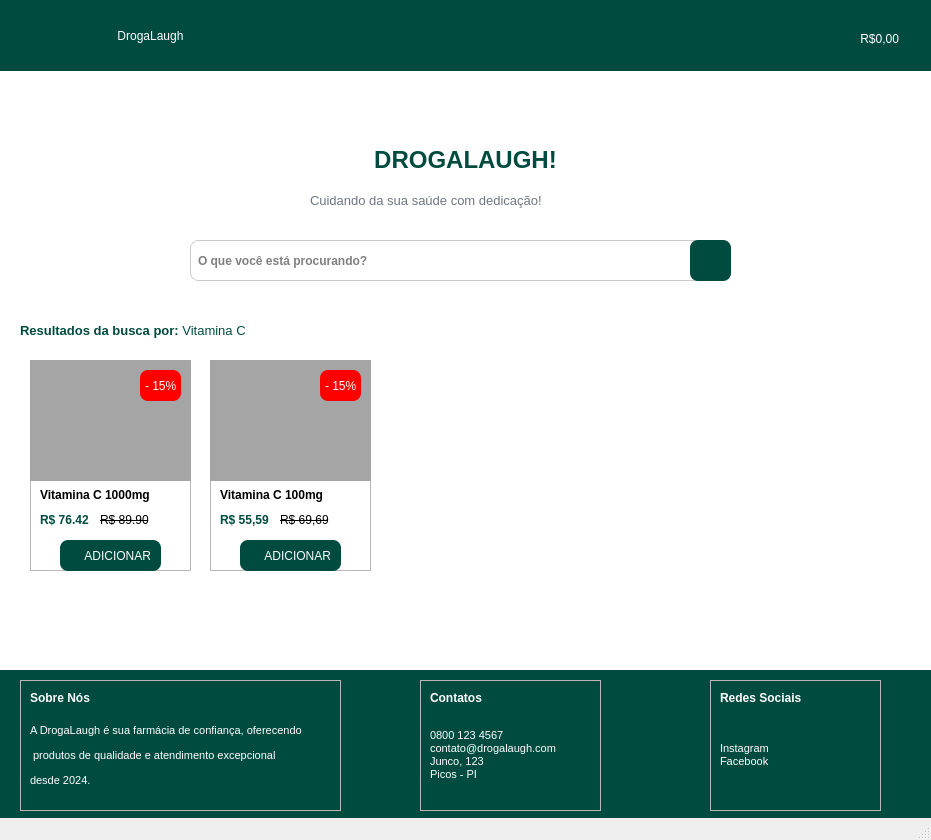
 <widget class="QMainWindow" name="MainWindow">
  <property name="geometry">
   <rect>
    <x>0</x>
    <y>0</y>
    <width>931</width>
    <height>840</height>
   </rect>
  </property>
  <property name="windowTitle">
   <string>MainWindow</string>
  </property>
  <widget class="QWidget" name="centralwidget">
   <widget class="QLabel" name="logo">
    <property name="geometry">
     <rect>
      <x>10</x>
      <y>0</y>
      <width>61</width>
      <height>71</height>
     </rect>
    </property>
    <property name="styleSheet">
     <string notr="true">image:url(:/images/images/logofolha.png)</string>
    </property>
    <property name="text">
     <string/>
    </property>
   </widget>
   <widget class="QLabel" name="label_2">
    <property name="geometry">
     <rect>
      <x>0</x>
      <y>0</y>
      <width>931</width>
      <height>71</height>
     </rect>
    </property>
    <property name="styleSheet">
     <string notr="true">background-color: rgb(0, 75, 63);


</string>
    </property>
    <property name="text">
     <string/>
    </property>
   </widget>
   <widget class="QLabel" name="labelBemvindo">
    <property name="geometry">
     <rect>
      <x>70</x>
      <y>80</y>
      <width>791</width>
      <height>161</height>
     </rect>
    </property>
    <property name="whatsThis">
     <string>&lt;html&gt;&lt;head/&gt;&lt;body&gt;&lt;p align=&quot;center&quot;&gt;&lt;br/&gt;&lt;/p&gt;&lt;/body&gt;&lt;/html&gt;</string>
    </property>
    <property name="styleSheet">
     <string notr="true">font: 75 18pt &quot;MS Shell Dlg 2&quot;;
</string>
    </property>
    <property name="text">
     <string>&lt;!DOCTYPE HTML PUBLIC &quot;-//W3C//DTD HTML 4.0//EN&quot; &quot;http://www.w3.org/TR/REC-html40/strict.dtd&quot;&gt;
&lt;html&gt;&lt;head&gt;&lt;meta name=&quot;qrichtext&quot; content=&quot;1&quot; /&gt;&lt;style type=&quot;text/css&quot;&gt;
p, li { white-space: pre-wrap; }
&lt;/style&gt;&lt;/head&gt;&lt;body style=&quot; font-family:'MS Shell Dlg 2'; font-size:18pt; font-weight:72; font-style:normal;&quot;&gt;
&lt;p align=&quot;center&quot; style=&quot; margin-top:12px; margin-bottom:12px; margin-left:0px; margin-right:0px; -qt-block-indent:0; text-indent:0px;&quot;&gt;&lt;span style=&quot; font-weight:600; color:#004b3f;&quot;&gt;DROGALAUGH!&lt;/span&gt;&lt;/p&gt;&lt;/body&gt;&lt;/html&gt;</string>
    </property>
   </widget>
   <widget class="QLineEdit" name="LineBuscar">
    <property name="geometry">
     <rect>
      <x>190</x>
      <y>240</y>
      <width>541</width>
      <height>41</height>
     </rect>
    </property>
    <property name="font">
     <font>
      <family>MS Shell Dlg 2</family>
      <pointsize>9</pointsize>
      <weight>75</weight>
      <bold>true</bold>
     </font>
    </property>
    <property name="cursor">
     <cursorShape>IBeamCursor</cursorShape>
    </property>
    <property name="toolTip">
     <string>&lt;html&gt;&lt;head/&gt;&lt;body&gt;&lt;p&gt;&lt;img src=&quot;:/images/images/lupa.png&quot;/&gt;&lt;/p&gt;&lt;/body&gt;&lt;/html&gt;</string>
    </property>
    <property name="whatsThis">
     <string>&lt;html&gt;&lt;head/&gt;&lt;body&gt;&lt;p&gt;&lt;img src=&quot;:/images/images/lupa.png&quot;/&gt;&lt;/p&gt;&lt;/body&gt;&lt;/html&gt;</string>
    </property>
    <property name="styleSheet">
     <string notr="true">QLineEdit {
 border: 1px solid #CCCCCC;
border-radius: 8px;
padding: 5px;
}

QLineEdit ::focus {
	background-color: rgb(0, 75, 63);
}</string>
    </property>
    <property name="frame">
     <bool>true</bool>
    </property>
    <property name="placeholderText">
     <string>O que você está procurando?</string>
    </property>
    <property name="clearButtonEnabled">
     <bool>false</bool>
    </property>
   </widget>
   <widget class="QLabel" name="label_7">
    <property name="geometry">
     <rect>
      <x>20</x>
      <y>310</y>
      <width>311</width>
      <height>41</height>
     </rect>
    </property>
    <property name="text">
     <string>&lt;html&gt;&lt;head/&gt;&lt;body&gt;&lt;p&gt;&lt;span style=&quot; font-size:10pt; font-weight:600; color:#004b3f;&quot;&gt;Resultados da busca por: &lt;/span&gt;&lt;span style=&quot; font-size:10pt; color:#004b3f;&quot;&gt;Vitamina C&lt;/span&gt;&lt;/p&gt;&lt;/body&gt;&lt;/html&gt;</string>
    </property>
   </widget>
   <widget class="QLabel" name="label_8">
    <property name="geometry">
     <rect>
      <x>0</x>
      <y>670</y>
      <width>931</width>
      <height>161</height>
     </rect>
    </property>
    <property name="styleSheet">
     <string notr="true">background-color: rgb(0, 75, 63);


</string>
    </property>
    <property name="text">
     <string/>
    </property>
   </widget>
   <widget class="QLabel" name="label_3">
    <property name="geometry">
     <rect>
      <x>0</x>
      <y>70</y>
      <width>931</width>
      <height>601</height>
     </rect>
    </property>
    <property name="styleSheet">
     <string notr="true">
background-color: rgb(255, 255, 255);</string>
    </property>
    <property name="text">
     <string/>
    </property>
   </widget>
   <widget class="QLabel" name="labelFrase">
    <property name="geometry">
     <rect>
      <x>310</x>
      <y>190</y>
      <width>301</width>
      <height>21</height>
     </rect>
    </property>
    <property name="styleSheet">
     <string notr="true">font: 75 8pt &quot;MS Shell Dlg 2&quot;;
color:#6E7683;</string>
    </property>
    <property name="text">
     <string>&lt;html&gt;&lt;head/&gt;&lt;body&gt;&lt;p&gt;&lt;span style=&quot; font-size:10pt; font-weight:400;&quot;&gt;Cuidando da sua saúde com dedicação!&lt;/span&gt;&lt;/p&gt;&lt;/body&gt;&lt;/html&gt;</string>
    </property>
   </widget>
   <widget class="QPushButton" name="nomeLogo">
    <property name="geometry">
     <rect>
      <x>60</x>
      <y>10</y>
      <width>181</width>
      <height>51</height>
     </rect>
    </property>
    <property name="whatsThis">
     <string>&lt;html&gt;&lt;head/&gt;&lt;body&gt;&lt;p align=&quot;right&quot;&gt;&lt;br/&gt;&lt;/p&gt;&lt;/body&gt;&lt;/html&gt;</string>
    </property>
    <property name="styleSheet">
     <string notr="true">
QPushButton {  
    background-color: rgb(0, 75, 63);
   font: 15pt &quot;Cooper Black&quot;;
    color: rgb(255, 255, 255); /* Cor do texto */
    border-radius: 8px; /* Bordas arredondadas */
    padding: 10px; /* Padding interno (topo, direita, fundo, esquerda) */
    
       
}

QPushButton:pressed{
background-color: rgb(0, 75, 63);
   font: 15pt &quot;Cooper Black&quot;;
    color: rgb(255, 255, 255); /* Cor do texto */
    border-radius: 8px; /* Bordas arredondadas */
    padding: 10px; /* Padding interno (topo, direita, fundo, esquerda) */
   
border: 1px solid #CCCCCC;
box-shadow: 0px 4px 6px rgba(0, 0, 0, 0.1); /* Sombra leve */
background-color: #D6D6D6; /* Fundo mais escuro */
   
    transform: translateY(2px); /* Deslocamento para baixo */
   
}


</string>
    </property>
    <property name="text">
     <string>DrogaLaugh</string>
    </property>
   </widget>
   <widget class="QPushButton" name="botaoBuscar">
    <property name="geometry">
     <rect>
      <x>690</x>
      <y>240</y>
      <width>41</width>
      <height>41</height>
     </rect>
    </property>
    <property name="whatsThis">
     <string>&lt;html&gt;&lt;head/&gt;&lt;body&gt;&lt;p align=&quot;right&quot;&gt;&lt;br/&gt;&lt;/p&gt;&lt;/body&gt;&lt;/html&gt;</string>
    </property>
    <property name="styleSheet">
     <string notr="true">QPushButton {  
    background-color: rgb(0, 75, 63);
     border-radius: 8px; /* Bordas arredondadas */
    padding: 10px; /* Padding interno (topo, direita, fundo, esquerda) */
    image: url(:/images/images/lupa-arredondada.png); /* Caminho da imagem */
	  
}

QPushButton:hover{
  background-color: #E5E5E5;
   
    border-radius: 8px; /* Bordas arredondadas */
    padding: 10px; /* Padding interno (topo, direita, fundo, esquerda) */
    image: url(:/images/images/lupa-arredondada.png); /* Caminho da imagem */
	
border: 1px solid #CCCCCC;
box-shadow: 0px 4px 6px rgba(0, 0, 0, 0.1); /* Sombra leve */
}
QPushButton:pressed{
background-color: #E5E5E5;
    
    border-radius: 8px; /* Bordas arredondadas */
    padding: 10px; /* Padding interno (topo, direita, fundo, esquerda) */
    image: url(:/images/images/lupa-arredondada.png); /* Caminho da imagem */
	
border: 1px solid #CCCCCC;
box-shadow: 0px 4px 6px rgba(0, 0, 0, 0.1); /* Sombra leve */
background-color: #D6D6D6; /* Fundo mais escuro */
    box-shadow: 0px 2px 3px rgba(0, 0, 0, 0.2); /* Menor sombra */
    transform: translateY(2px); /* Deslocamento para baixo */
    border: 1px solid #AAAAAA; /* Borda mais escura */
}


</string>
    </property>
    <property name="text">
     <string/>
    </property>
   </widget>
   <widget class="QFrame" name="frame">
    <property name="geometry">
     <rect>
      <x>30</x>
      <y>360</y>
      <width>161</width>
      <height>211</height>
     </rect>
    </property>
    <property name="frameShape">
     <enum>QFrame::StyledPanel</enum>
    </property>
    <property name="frameShadow">
     <enum>QFrame::Raised</enum>
    </property>
    <widget class="QLabel" name="label">
     <property name="geometry">
      <rect>
       <x>0</x>
       <y>0</y>
       <width>161</width>
       <height>121</height>
      </rect>
     </property>
     <property name="styleSheet">
      <string notr="true">background-color: rgb(165, 165, 165);
border-color: rgb(0, 0, 0);</string>
     </property>
     <property name="text">
      <string/>
     </property>
    </widget>
    <widget class="QLabel" name="label_6">
     <property name="geometry">
      <rect>
       <x>110</x>
       <y>10</y>
       <width>41</width>
       <height>31</height>
      </rect>
     </property>
     <property name="styleSheet">
      <string notr="true">border-radius: 8px;
background-color: rgb(255, 0, 0);
font: 75 8pt &quot;MS Shell Dlg 2&quot;;
color: rgb(255, 255, 255);
padding:2px;</string>
     </property>
     <property name="text">
      <string>- 15%</string>
     </property>
    </widget>
    <widget class="QLabel" name="label_5">
     <property name="geometry">
      <rect>
       <x>10</x>
       <y>120</y>
       <width>131</width>
       <height>31</height>
      </rect>
     </property>
     <property name="text">
      <string>&lt;html&gt;&lt;head/&gt;&lt;body&gt;&lt;p&gt;&lt;span style=&quot; font-weight:600;&quot;&gt;Vitamina C 1000mg&lt;/span&gt;&lt;/p&gt;&lt;/body&gt;&lt;/html&gt;</string>
     </property>
    </widget>
    <widget class="QLabel" name="label_9">
     <property name="geometry">
      <rect>
       <x>10</x>
       <y>150</y>
       <width>101</width>
       <height>21</height>
      </rect>
     </property>
     <property name="styleSheet">
      <string notr="true">font: 75 8pt &quot;MS Shell Dlg 2&quot;;
color:rgb(0, 75, 63)</string>
     </property>
     <property name="text">
      <string>&lt;html&gt;&lt;head/&gt;&lt;body&gt;&lt;p&gt;&lt;span style=&quot; font-weight:600;&quot;&gt;R$ 76.42 &lt;/span&gt;&lt;/p&gt;&lt;/body&gt;&lt;/html&gt;</string>
     </property>
    </widget>
    <widget class="QLabel" name="label_10">
     <property name="geometry">
      <rect>
       <x>70</x>
       <y>150</y>
       <width>55</width>
       <height>21</height>
      </rect>
     </property>
     <property name="styleSheet">
      <string notr="true">font: 6pt &quot;MS Shell Dlg 2&quot;;
text-decoration: line-through;</string>
     </property>
     <property name="text">
      <string>&lt;html&gt;&lt;head/&gt;&lt;body&gt;&lt;p&gt;R$ 89.90&lt;/p&gt;&lt;/body&gt;&lt;/html&gt;</string>
     </property>
    </widget>
    <widget class="QPushButton" name="BotaoAddCesta">
     <property name="geometry">
      <rect>
       <x>30</x>
       <y>180</y>
       <width>101</width>
       <height>31</height>
      </rect>
     </property>
     <property name="styleSheet">
      <string notr="true">QPushButton {  
    background-color: rgb(0, 75, 63);
    font: 75 7pt &quot;MS Shell Dlg 2&quot;;
    color: rgb(255, 255, 255); /* Cor do texto */
    border-radius: 8px; /* Bordas arredondadas */
    padding: 10px; /* Padding interno (topo, direita, fundo, esquerda) */
    image: url(:/images/images/001-shopping-basket.png); /* Caminho da imagem */
	image-position:left;   
    text-align: right; /* Centraliza o texto */    
}

QPushButton:hover{
  background-color: #E5E5E5;
    font: 75 7pt &quot;MS Shell Dlg 2&quot;;
    color: rgb(255, 255, 255); /* Cor do texto */
    border-radius: 8px; /* Bordas arredondadas */
    padding: 10px; /* Padding interno (topo, direita, fundo, esquerda) */
    image: url(:/images/images/001-shopping-basket.png); /* Caminho da imagem */
	image-position:left;   
    text-align: right; /* Centraliza o texto */
border: 1px solid #CCCCCC;
box-shadow: 0px 4px 6px rgba(0, 0, 0, 0.1); /* Sombra leve */
}
QPushButton:pressed{
background-color: #E5E5E5;
    font: 75 7pt &quot;MS Shell Dlg 2&quot;;
    color: rgb(255, 255, 255); /* Cor do texto */
    border-radius: 8px; /* Bordas arredondadas */
    padding: 10px; /* Padding interno (topo, direita, fundo, esquerda) */
    image: url(:/images/images/001-shopping-basket.png); /* Caminho da imagem */
	image-position:left;   
    text-align: right; /* Centraliza o texto */
border: 1px solid #CCCCCC;
box-shadow: 0px 4px 6px rgba(0, 0, 0, 0.1); /* Sombra leve */
background-color: #D6D6D6; /* Fundo mais escuro */
    box-shadow: 0px 2px 3px rgba(0, 0, 0, 0.2); /* Menor sombra */
    transform: translateY(2px); /* Deslocamento para baixo */
    border: 1px solid #AAAAAA; /* Borda mais escura */
}


</string>
     </property>
     <property name="text">
      <string>ADICIONAR</string>
     </property>
    </widget>
   </widget>
   <widget class="QFrame" name="frame_2">
    <property name="geometry">
     <rect>
      <x>210</x>
      <y>360</y>
      <width>161</width>
      <height>211</height>
     </rect>
    </property>
    <property name="frameShape">
     <enum>QFrame::StyledPanel</enum>
    </property>
    <property name="frameShadow">
     <enum>QFrame::Raised</enum>
    </property>
    <widget class="QLabel" name="label_11">
     <property name="geometry">
      <rect>
       <x>110</x>
       <y>10</y>
       <width>41</width>
       <height>31</height>
      </rect>
     </property>
     <property name="styleSheet">
      <string notr="true">border-radius: 8px;
background-color: rgb(255, 0, 0);
font: 75 8pt &quot;MS Shell Dlg 2&quot;;
color: rgb(255, 255, 255);
padding:2px;</string>
     </property>
     <property name="text">
      <string>- 15%</string>
     </property>
    </widget>
    <widget class="QLabel" name="label_12">
     <property name="geometry">
      <rect>
       <x>10</x>
       <y>120</y>
       <width>131</width>
       <height>31</height>
      </rect>
     </property>
     <property name="text">
      <string>&lt;html&gt;&lt;head/&gt;&lt;body&gt;&lt;p&gt;&lt;span style=&quot; font-weight:600;&quot;&gt;Vitamina C 100mg&lt;/span&gt;&lt;/p&gt;&lt;/body&gt;&lt;/html&gt;</string>
     </property>
    </widget>
    <widget class="QLabel" name="label_13">
     <property name="geometry">
      <rect>
       <x>10</x>
       <y>150</y>
       <width>101</width>
       <height>21</height>
      </rect>
     </property>
     <property name="styleSheet">
      <string notr="true">font: 75 8pt &quot;MS Shell Dlg 2&quot;;
color:rgb(0, 75, 63)</string>
     </property>
     <property name="text">
      <string>&lt;html&gt;&lt;head/&gt;&lt;body&gt;&lt;p&gt;&lt;span style=&quot; font-weight:600;&quot;&gt;R$ 55,59&lt;/span&gt;&lt;/p&gt;&lt;/body&gt;&lt;/html&gt;</string>
     </property>
    </widget>
    <widget class="QLabel" name="label_14">
     <property name="geometry">
      <rect>
       <x>70</x>
       <y>150</y>
       <width>55</width>
       <height>21</height>
      </rect>
     </property>
     <property name="styleSheet">
      <string notr="true">font: 6pt &quot;MS Shell Dlg 2&quot;;
text-decoration: line-through;</string>
     </property>
     <property name="text">
      <string>&lt;html&gt;&lt;head/&gt;&lt;body&gt;&lt;p&gt;R$ 69,69&lt;/p&gt;&lt;/body&gt;&lt;/html&gt;</string>
     </property>
    </widget>
    <widget class="QPushButton" name="BotaoAddCesta_2">
     <property name="geometry">
      <rect>
       <x>30</x>
       <y>180</y>
       <width>101</width>
       <height>31</height>
      </rect>
     </property>
     <property name="styleSheet">
      <string notr="true">QPushButton {  
    background-color: rgb(0, 75, 63);
    font: 75 7pt &quot;MS Shell Dlg 2&quot;;
    color: rgb(255, 255, 255); /* Cor do texto */
    border-radius: 8px; /* Bordas arredondadas */
    padding: 10px; /* Padding interno (topo, direita, fundo, esquerda) */
    image: url(:/images/images/001-shopping-basket.png); /* Caminho da imagem */
	image-position:left;   
    text-align: right; /* Centraliza o texto */    
}

QPushButton:hover{
  background-color: #E5E5E5;
    font: 75 7pt &quot;MS Shell Dlg 2&quot;;
    color: rgb(255, 255, 255); /* Cor do texto */
    border-radius: 8px; /* Bordas arredondadas */
    padding: 10px; /* Padding interno (topo, direita, fundo, esquerda) */
    image: url(:/images/images/001-shopping-basket.png); /* Caminho da imagem */
	image-position:left;   
    text-align: right; /* Centraliza o texto */
border: 1px solid #CCCCCC;
box-shadow: 0px 4px 6px rgba(0, 0, 0, 0.1); /* Sombra leve */
}
QPushButton:pressed{
background-color: #E5E5E5;
    font: 75 7pt &quot;MS Shell Dlg 2&quot;;
    color: rgb(255, 255, 255); /* Cor do texto */
    border-radius: 8px; /* Bordas arredondadas */
    padding: 10px; /* Padding interno (topo, direita, fundo, esquerda) */
    image: url(:/images/images/001-shopping-basket.png); /* Caminho da imagem */
	image-position:left;   
    text-align: right; /* Centraliza o texto */
border: 1px solid #CCCCCC;
box-shadow: 0px 4px 6px rgba(0, 0, 0, 0.1); /* Sombra leve */
background-color: #D6D6D6; /* Fundo mais escuro */
    box-shadow: 0px 2px 3px rgba(0, 0, 0, 0.2); /* Menor sombra */
    transform: translateY(2px); /* Deslocamento para baixo */
    border: 1px solid #AAAAAA; /* Borda mais escura */
}


</string>
     </property>
     <property name="text">
      <string>ADICIONAR</string>
     </property>
    </widget>
    <widget class="QLabel" name="label_4">
     <property name="geometry">
      <rect>
       <x>0</x>
       <y>0</y>
       <width>161</width>
       <height>121</height>
      </rect>
     </property>
     <property name="styleSheet">
      <string notr="true">background-color: rgb(165, 165, 165);
border-color: rgb(0, 0, 0);</string>
     </property>
     <property name="text">
      <string/>
     </property>
    </widget>
    <zorder>label_4</zorder>
    <zorder>BotaoAddCesta_2</zorder>
    <zorder>label_11</zorder>
    <zorder>label_12</zorder>
    <zorder>label_13</zorder>
    <zorder>label_14</zorder>
   </widget>
   <widget class="QPushButton" name="botaoCesta">
    <property name="geometry">
     <rect>
      <x>818</x>
      <y>20</y>
      <width>91</width>
      <height>38</height>
     </rect>
    </property>
    <property name="whatsThis">
     <string>&lt;html&gt;&lt;head/&gt;&lt;body&gt;&lt;p align=&quot;right&quot;&gt;&lt;br/&gt;&lt;/p&gt;&lt;/body&gt;&lt;/html&gt;</string>
    </property>
    <property name="styleSheet">
     <string notr="true">QPushButton {  
    background-color: rgb(0, 75, 63);
    font: 75 9pt &quot;MS Shell Dlg 2&quot;;
    color: rgb(255, 255, 255); /* Cor do texto */
    border-radius: 8px; /* Bordas arredondadas */
    padding: 10px; /* Padding interno (topo, direita, fundo, esquerda) */
    image: url(:/images/images/001-shopping-basket.png); /* Caminho da imagem */
	image-position:left;   
    text-align: right; /* Centraliza o texto */    
}

QPushButton:hover{
  background-color: #E5E5E5;
    font: 75 9pt &quot;MS Shell Dlg 2&quot;;
    color: rgb(255, 255, 255); /* Cor do texto */
    border-radius: 8px; /* Bordas arredondadas */
    padding: 10px; /* Padding interno (topo, direita, fundo, esquerda) */
    image: url(:/images/images/001-shopping-basket.png); /* Caminho da imagem */
	image-position:left;   
    text-align: right; /* Centraliza o texto */
border: 1px solid #CCCCCC;
box-shadow: 0px 4px 6px rgba(0, 0, 0, 0.1); /* Sombra leve */
}
QPushButton:pressed{
background-color: #E5E5E5;
    font: 75 9pt &quot;MS Shell Dlg 2&quot;;
    color: rgb(255, 255, 255); /* Cor do texto */
    border-radius: 8px; /* Bordas arredondadas */
    padding: 10px; /* Padding interno (topo, direita, fundo, esquerda) */
    image: url(:/images/images/001-shopping-basket.png); /* Caminho da imagem */
	image-position:left;   
    text-align: right; /* Centraliza o texto */
border: 1px solid #CCCCCC;
box-shadow: 0px 4px 6px rgba(0, 0, 0, 0.1); /* Sombra leve */
background-color: #D6D6D6; /* Fundo mais escuro */
    box-shadow: 0px 2px 3px rgba(0, 0, 0, 0.2); /* Menor sombra */
    transform: translateY(2px); /* Deslocamento para baixo */
    border: 1px solid #AAAAAA; /* Borda mais escura */
}


</string>
    </property>
    <property name="text">
     <string>R$0,00</string>
    </property>
   </widget>
   <widget class="QFrame" name="frame_5">
    <property name="geometry">
     <rect>
      <x>20</x>
      <y>680</y>
      <width>321</width>
      <height>131</height>
     </rect>
    </property>
    <property name="frameShape">
     <enum>QFrame::StyledPanel</enum>
    </property>
    <property name="frameShadow">
     <enum>QFrame::Raised</enum>
    </property>
    <widget class="QLabel" name="label_25">
     <property name="geometry">
      <rect>
       <x>10</x>
       <y>10</y>
       <width>91</width>
       <height>16</height>
      </rect>
     </property>
     <property name="text">
      <string>&lt;html&gt;&lt;head/&gt;&lt;body&gt;&lt;p&gt;&lt;span style=&quot; font-size:9pt; font-weight:600; color:#ffffff;&quot;&gt;Sobre Nós&lt;/span&gt;&lt;/p&gt;&lt;/body&gt;&lt;/html&gt;</string>
     </property>
    </widget>
    <widget class="QLabel" name="label_26">
     <property name="geometry">
      <rect>
       <x>10</x>
       <y>30</y>
       <width>301</width>
       <height>91</height>
      </rect>
     </property>
     <property name="text">
      <string>&lt;!DOCTYPE HTML PUBLIC &quot;-//W3C//DTD HTML 4.0//EN&quot; &quot;http://www.w3.org/TR/REC-html40/strict.dtd&quot;&gt;
&lt;html&gt;&lt;head&gt;&lt;meta name=&quot;qrichtext&quot; content=&quot;1&quot; /&gt;&lt;style type=&quot;text/css&quot;&gt;
p, li { white-space: pre-wrap; }
&lt;/style&gt;&lt;/head&gt;&lt;body style=&quot; font-family:'MS Shell Dlg 2'; font-size:8pt; font-weight:400; font-style:normal;&quot;&gt;
&lt;p style=&quot; margin-top:12px; margin-bottom:12px; margin-left:0px; margin-right:0px; -qt-block-indent:0; text-indent:0px;&quot;&gt;&lt;span style=&quot; color:#ffffff;&quot;&gt;A DrogaLaugh é sua farmácia de confiança, oferecendo&lt;/span&gt;&lt;/p&gt;
&lt;p style=&quot; margin-top:12px; margin-bottom:12px; margin-left:0px; margin-right:0px; -qt-block-indent:0; text-indent:0px;&quot;&gt;&lt;span style=&quot; color:#ffffff;&quot;&gt; produtos de qualidade e atendimento excepcional &lt;/span&gt;&lt;/p&gt;
&lt;p style=&quot; margin-top:12px; margin-bottom:12px; margin-left:0px; margin-right:0px; -qt-block-indent:0; text-indent:0px;&quot;&gt;&lt;span style=&quot; color:#ffffff;&quot;&gt;desde 2024.&lt;/span&gt;&lt;/p&gt;&lt;/body&gt;&lt;/html&gt;</string>
     </property>
    </widget>
   </widget>
   <widget class="QFrame" name="frame_6">
    <property name="geometry">
     <rect>
      <x>420</x>
      <y>680</y>
      <width>181</width>
      <height>131</height>
     </rect>
    </property>
    <property name="frameShape">
     <enum>QFrame::StyledPanel</enum>
    </property>
    <property name="frameShadow">
     <enum>QFrame::Raised</enum>
    </property>
    <widget class="QLabel" name="label_27">
     <property name="geometry">
      <rect>
       <x>10</x>
       <y>10</y>
       <width>91</width>
       <height>16</height>
      </rect>
     </property>
     <property name="text">
      <string>&lt;html&gt;&lt;head/&gt;&lt;body&gt;&lt;p&gt;&lt;span style=&quot; font-size:9pt; font-weight:600; color:#ffffff;&quot;&gt;Contatos&lt;/span&gt;&lt;/p&gt;&lt;/body&gt;&lt;/html&gt;</string>
     </property>
    </widget>
    <widget class="QLabel" name="label_28">
     <property name="geometry">
      <rect>
       <x>10</x>
       <y>30</y>
       <width>301</width>
       <height>91</height>
      </rect>
     </property>
     <property name="text">
      <string>&lt;!DOCTYPE HTML PUBLIC &quot;-//W3C//DTD HTML 4.0//EN&quot; &quot;http://www.w3.org/TR/REC-html40/strict.dtd&quot;&gt;
&lt;html&gt;&lt;head&gt;&lt;meta name=&quot;qrichtext&quot; content=&quot;1&quot; /&gt;&lt;style type=&quot;text/css&quot;&gt;
p, li { white-space: pre-wrap; }
&lt;/style&gt;&lt;/head&gt;&lt;body style=&quot; font-family:'MS Shell Dlg 2'; font-size:8pt; font-weight:400; font-style:normal;&quot;&gt;
&lt;p style=&quot; margin-top:12px; margin-bottom:0px; margin-left:0px; margin-right:0px; -qt-block-indent:0; text-indent:0px;&quot;&gt;&lt;span style=&quot; color:#ffffff;&quot;&gt;0800 123 4567&lt;/span&gt;&lt;/p&gt;
&lt;p style=&quot; margin-top:0px; margin-bottom:0px; margin-left:0px; margin-right:0px; -qt-block-indent:0; text-indent:0px;&quot;&gt;&lt;span style=&quot; color:#ffffff;&quot;&gt;contato@drogalaugh.com&lt;/span&gt;&lt;/p&gt;
&lt;p style=&quot; margin-top:0px; margin-bottom:0px; margin-left:0px; margin-right:0px; -qt-block-indent:0; text-indent:0px;&quot;&gt;&lt;span style=&quot; color:#ffffff;&quot;&gt;Junco, 123&lt;/span&gt;&lt;/p&gt;
&lt;p style=&quot; margin-top:0px; margin-bottom:12px; margin-left:0px; margin-right:0px; -qt-block-indent:0; text-indent:0px;&quot;&gt;&lt;span style=&quot; color:#ffffff;&quot;&gt;Picos - PI&lt;/span&gt;&lt;/p&gt;&lt;/body&gt;&lt;/html&gt;</string>
     </property>
    </widget>
   </widget>
   <widget class="QFrame" name="frame_7">
    <property name="geometry">
     <rect>
      <x>710</x>
      <y>680</y>
      <width>171</width>
      <height>131</height>
     </rect>
    </property>
    <property name="frameShape">
     <enum>QFrame::StyledPanel</enum>
    </property>
    <property name="frameShadow">
     <enum>QFrame::Raised</enum>
    </property>
    <widget class="QLabel" name="label_29">
     <property name="geometry">
      <rect>
       <x>10</x>
       <y>10</y>
       <width>111</width>
       <height>16</height>
      </rect>
     </property>
     <property name="text">
      <string>&lt;html&gt;&lt;head/&gt;&lt;body&gt;&lt;p&gt;&lt;span style=&quot; font-size:9pt; font-weight:600; color:#ffffff;&quot;&gt;Redes Sociais&lt;/span&gt;&lt;/p&gt;&lt;/body&gt;&lt;/html&gt;</string>
     </property>
    </widget>
    <widget class="QLabel" name="label_30">
     <property name="geometry">
      <rect>
       <x>10</x>
       <y>30</y>
       <width>301</width>
       <height>91</height>
      </rect>
     </property>
     <property name="text">
      <string>&lt;!DOCTYPE HTML PUBLIC &quot;-//W3C//DTD HTML 4.0//EN&quot; &quot;http://www.w3.org/TR/REC-html40/strict.dtd&quot;&gt;
&lt;html&gt;&lt;head&gt;&lt;meta name=&quot;qrichtext&quot; content=&quot;1&quot; /&gt;&lt;style type=&quot;text/css&quot;&gt;
p, li { white-space: pre-wrap; }
&lt;/style&gt;&lt;/head&gt;&lt;body style=&quot; font-family:'MS Shell Dlg 2'; font-size:8pt; font-weight:400; font-style:normal;&quot;&gt;
&lt;p style=&quot; margin-top:0px; margin-bottom:12px; margin-left:0px; margin-right:0px; -qt-block-indent:0; text-indent:0px;&quot;&gt;&lt;span style=&quot; color:#ffffff;&quot;&gt;Instagram&lt;br /&gt;Facebook&lt;/span&gt;&lt;/p&gt;&lt;/body&gt;&lt;/html&gt;</string>
     </property>
    </widget>
   </widget>
   <widget class="QPushButton" name="botaoBuscar_2">
    <property name="geometry">
     <rect>
      <x>850</x>
      <y>390</y>
      <width>71</width>
      <height>81</height>
     </rect>
    </property>
    <property name="whatsThis">
     <string>&lt;html&gt;&lt;head/&gt;&lt;body&gt;&lt;p align=&quot;right&quot;&gt;&lt;br/&gt;&lt;/p&gt;&lt;/body&gt;&lt;/html&gt;</string>
    </property>
    <property name="styleSheet">
     <string notr="true">QPushButton {  
   
     border-radius: 8px; /* Bordas arredondadas */
    padding: 10px; /* Padding interno (topo, direita, fundo, esquerda) */
  image: url(:/images/images/seta-direita.png);
	  
}

QPushButton:hover{
  background-color: #E5E5E5;
   
    border-radius: 8px; /* Bordas arredondadas */
    padding: 10px; /* Padding interno (topo, direita, fundo, esquerda) */
  image: url(:/images/images/seta-direita.png);
	
border: 1px solid #CCCCCC;
box-shadow: 0px 4px 6px rgba(0, 0, 0, 0.1); /* Sombra leve */
}
QPushButton:pressed{
background-color: #E5E5E5;
    
    border-radius: 8px; /* Bordas arredondadas */
    padding: 10px; /* Padding interno (topo, direita, fundo, esquerda) */
   image: url(:/images/images/seta-direita.png);
	
border: 1px solid #CCCCCC;
box-shadow: 0px 4px 6px rgba(0, 0, 0, 0.1); /* Sombra leve */
background-color: #D6D6D6; /* Fundo mais escuro */
    box-shadow: 0px 2px 3px rgba(0, 0, 0, 0.2); /* Menor sombra */
    transform: translateY(2px); /* Deslocamento para baixo */
    border: 1px solid #AAAAAA; /* Borda mais escura */
}


</string>
    </property>
    <property name="text">
     <string/>
    </property>
   </widget>
   <zorder>label_3</zorder>
   <zorder>label_8</zorder>
   <zorder>frame</zorder>
   <zorder>label_2</zorder>
   <zorder>labelBemvindo</zorder>
   <zorder>LineBuscar</zorder>
   <zorder>label_7</zorder>
   <zorder>labelFrase</zorder>
   <zorder>nomeLogo</zorder>
   <zorder>logo</zorder>
   <zorder>botaoBuscar</zorder>
   <zorder>frame_2</zorder>
   <zorder>botaoCesta</zorder>
   <zorder>frame_5</zorder>
   <zorder>frame_6</zorder>
   <zorder>frame_7</zorder>
   <zorder>botaoBuscar_2</zorder>
  </widget>
  <widget class="QStatusBar" name="statusbar"/>
 </widget>
